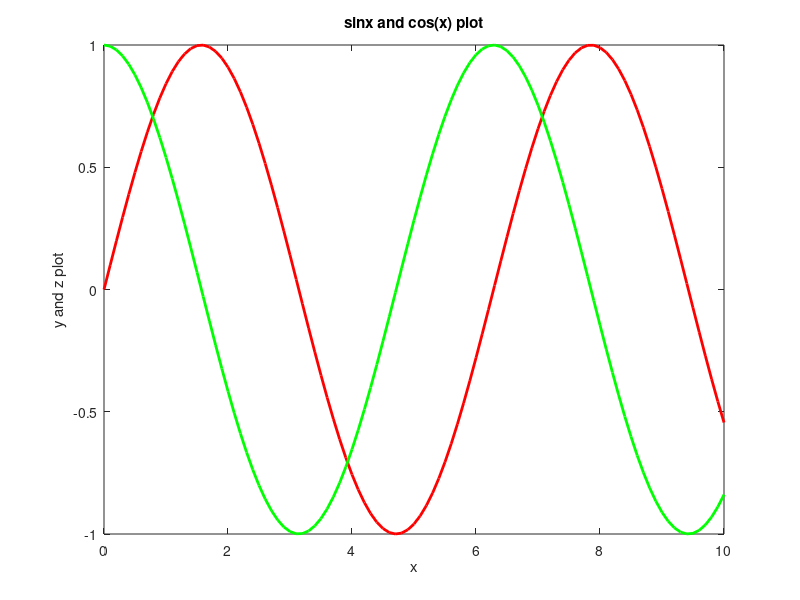

Source code (MATLAB):
x=0:0.1:10;
y=sin(x);
z=cos(x);
plot(x,y,'r','LineWidth',2);
hold on;
plot(x,z,'g','LineWidth',2);
title('sinx and cos(x) plot');
xlabel('x');
ylabel('y and z plot');
